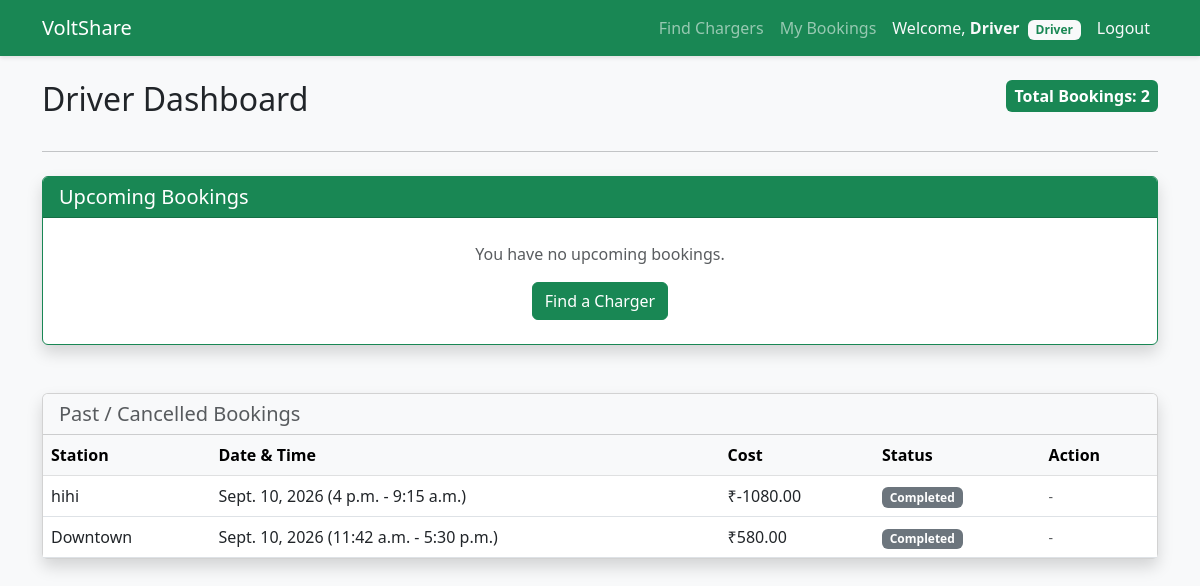
The page /driver/dashboard/ (signed in) on the database its author committed.
### charging/models.py (models this page shows, shortened)
class UserProfile(models.Model):
    ROLE_CHOICES = (
        ('Host', 'Host (Charger Owner)'),
        ('Driver', 'Driver'),
        ('Admin', 'Admin (Platform Manager)'),
    )
    user = models.OneToOneField(User, on_delete=models.CASCADE)
    role = models.CharField(max_length=10, choices=ROLE_CHOICES, default='Driver')

class Booking(models.Model):
    STATUS_CHOICES = (
        ('Confirmed', 'Confirmed'),
        ('Cancelled', 'Cancelled'),
    )
    driver = models.ForeignKey(User, on_delete=models.CASCADE, related_name='bookings')
    charging_station = models.ForeignKey(ChargingStation, on_delete=models.CASCADE)
    availability_slot = models.ForeignKey(AvailabilitySlot, on_delete=models.CASCADE)
    booking_time = models.DateTimeField(auto_now_add=True)
    total_cost = models.DecimalField(max_digits=7, decimal_places=2, default=0.00)
    status = models.CharField(max_length=10, choices=STATUS_CHOICES, default='Confirmed')

class ChargingStation(models.Model):
    PLUG_CHOICES = (
        ('Type 1', 'Type 1'),
        ('Type 2', 'Type 2'),
        ('CCS', 'CCS'),
        ('CHAdeMO', 'CHAdeMO'),
    )
    host = models.ForeignKey(User, on_delete=models.CASCADE, related_name='charging_stations')
    station_name = models.CharField(max_length=100)
    location = models.CharField(max_length=255)
    plug_type = models.CharField(max_length=20, choices=PLUG_CHOICES)
    power_output = models.DecimalField(max_digits=5, decimal_places=1, help_text="Power in kW")
    price_per_hour = models.DecimalField(max_digits=6, decimal_places=2, help_text="Price in ₹")

class AvailabilitySlot(models.Model):
    STATUS_CHOICES = (
        ('Available', 'Available'),
        ('Booked', 'Booked'),
    )
    charging_station = models.ForeignKey(ChargingStation, on_delete=models.CASCADE, related_name='availability_slots')
    date = models.DateField()
    start_time = models.TimeField()
    end_time = models.TimeField()
    status = models.CharField(max_length=10, choices=STATUS_CHOICES, default='Available')

### charging/views.py (the view)
# urls.py: path('driver/dashboard/', views.driver_dashboard, name='driver_dashboard'),
@login_required
def driver_dashboard(request):
    if hasattr(request.user, 'userprofile') and request.user.userprofile.role == 'Driver':
        from .models import Booking
        from datetime import date
        all_bookings = request.user.bookings.all().order_by('-availability_slot__date', '-availability_slot__start_time')
        upcoming_bookings = all_bookings.filter(status='Confirmed', availability_slot__date__gte=date.today())
        past_bookings = all_bookings.exclude(id__in=upcoming_bookings.values_list('id', flat=True))
        total_bookings = all_bookings.count()
        return render(request, 'driver_dashboard.html', {
            'upcoming_bookings': upcoming_bookings,
            'past_bookings': past_bookings,
            'total_bookings': total_bookings
        })
    else:
        messages.error(request, 'Unauthorized access. Only Drivers can view this page.')
        return redirect('home')

### templates/driver_dashboard.html (shortened to what this page needs)
{% extends "base.html" %}
{% block content %}
<div class="row mb-4">
    <div class="col-md-8">
        <h2>Driver Dashboard</h2>
    </div>
    <div class="col-md-4 text-end">
        <div class="badge bg-success p-2 fs-6">Total Bookings: {{ total_bookings }}</div>
    </div>
</div>
<hr>
<div class="row mt-4">
    <div class="col-md-12 mb-4">
        <div class="card shadow border-success">
            <div class="card-header bg-success text-white">
                <h5 class="mb-0">Upcoming Bookings</h5>
            </div>
            <div class="card-body p-0">
                {% if upcoming_bookings %}
                <div class="table-responsive">
                    <table class="table table-hover mb-0">
                        <thead class="table-light">
                            <tr>
                                <th>Station</th>
                                <th>Location</th>
                                <th>Date & Time</th>
                                <th>Cost</th>
                                <th>Action</th>
                            </tr>
                        </thead>
                        <tbody>
                            {% for booking in upcoming_bookings %}
                            <tr>
                                <td>{{ booking.charging_station.station_name }}</td>
                                <td>{{ booking.charging_station.location }}</td>
                                <td>{{ booking.availability_slot.date }} ({{ booking.availability_slot.start_time }} - {{ booking.availability_slot.end_time }})</td>
                                <td>₹{{ booking.total_cost }}</td>
                                <td>
                                    <form action="{% url 'cancel_booking' booking.id %}" method="POST" class="d-inline">
                                        {% csrf_token %}
                                        <button type="submit" class="btn btn-sm btn-outline-danger" onclick="return confirm('Are you sure you want to cancel this booking?');">Cancel</button>
                                    </form>
                                </td>
                            </tr>
                            {% endfor %}
                        </tbody>
                    </table>
                </div>
                {% else %}
                <div class="p-4 text-center text-muted">
                    <p>You have no upcoming bookings.</p>
                    <a href="{% url 'search_chargers' %}" class="btn btn-success">Find a Charger</a>
                </div>
                {% endif %}
            </div>
        </div>
    </div>
</div>
<div class="row mt-4">
    <div class="col-md-12 mb-4">
        <div class="card shadow">
            <div class="card-header bg-light">
                <h5 class="mb-0 text-muted">Past / Cancelled Bookings</h5>
            </div>
            <div class="card-body p-0">
                {% if past_bookings %}
                <div class="table-responsive">
                    <table class="table table-hover mb-0 text-muted">
                        <thead class="table-light">
                            <tr>
                                <th>Station</th>
                                <th>Date & Time</th>
                                <th>Cost</th>
                                <th>Status</th>
                                <th>Action</th>
                            </tr>
                        </thead>
                        <tbody>
                            {% for booking in past_bookings %}
                            <tr>
                                <td>{{ booking.charging_station.station_name }}</td>
                                <td>{{ booking.availability_slot.date }} ({{ booking.availability_slot.start_time }} - {{ booking.availability_slot.end_time }})</td>
                                <td>₹{{ booking.total_cost }}</td>
                                <td>
                                    {% if booking.status == 'Cancelled' %}
                                        <span class="badge bg-danger">Cancelled</span>
                                    {% else %}
                                        <span class="badge bg-secondary">Completed</span>
                                    {% endif %}
                                </td>
                                <td>
                                    {% if booking.status == 'Cancelled' %}
                                        <form action="{% url 'delete_booking' booking.id %}" method="POST" class="d-inline">
                                            {% csrf_token %}
                                            <button type="submit" class="btn btn-sm btn-outline-danger" onclick="return confirm('Delete this cancelled booking from history?');">Delete</button>
                                        </form>
                                    {% else %}
                                        <span class="text-muted small">-</span>
                                    {% endif %}
                                </td>
                            </tr>
                            {% endfor %}
                        </tbody>
                    </table>
                </div>
                {% else %}
                <div class="p-3 text-muted">No past history.</div>
                {% endif %}
            </div>
        </div>
    </div>
</div>
{% endblock %}

### templates/base.html (shortened to what this page needs)
<!DOCTYPE html>
<html lang="en">
<head>
    <link href="https://cdn.jsdelivr.net/npm/bootstrap@5.3.0/dist/css/bootstrap.min.css" rel="stylesheet">
    {% load static %}
    <link rel="stylesheet" href="{% static 'css/style.css' %}">
</head>
<body>
    <nav class="navbar navbar-expand-lg navbar-dark bg-success">
        <div class="container">
            <a class="navbar-brand" href="{% url 'home' %}">VoltShare</a>
            <div class="collapse navbar-collapse" id="navbarNav">
                <ul class="navbar-nav ms-auto">
                    {% if not user.is_authenticated or user.userprofile.role == 'Driver' %}
                    <li class="nav-item">
                        <a class="nav-link" href="{% url 'search_chargers' %}">Find Chargers</a>
                    </li>
                    {% endif %}
                    {% if user.is_authenticated %}
                        {% if user.is_staff or user.is_superuser or user.userprofile.role == 'Admin' %}
                            <li class="nav-item">
                                <a class="nav-link" href="{% url 'admin_dashboard' %}">Admin Dashboard</a>
                            </li>
                        {% elif user.userprofile.role == 'Driver' %}
                            <li class="nav-item">
                                <a class="nav-link" href="{% url 'driver_dashboard' %}">My Bookings</a>
                            </li>
                        {% endif %}
                        <li class="nav-item">
                            <span class="nav-link text-light">Welcome, <strong>{{ user.username }}</strong> <span class="badge bg-light text-success ms-1">{{ user.userprofile.role }}</span></span>
                        </li>
                        <li class="nav-item">
                            <form action="{% url 'logout' %}" method="post" class="d-inline">
                                <button type="submit" class="btn nav-link text-light" style="border: none; background: none;">Logout</button>
                            </form>
                        </li>
                    {% endif %}
                </ul>
            </div>
        </div>
    </nav>
    <div class="container mt-4">
        {% block content %}
        {% endblock content %}
    </div>
</body>
</html>

### static/css/style.css (style rules this page uses)
body { background-color: #f8f9fa; font-family: 'Segoe UI', Tahoma, Geneva, Verdana, sans-serif; }
.navbar { box-shadow: 0 2px 4px rgba(0,0,0,.1); }
.card { transition: transform 0.2s; }

### rows shown on the page
Booking: charging_station.station_name "hihi", availability_slot "Sept. 10, 2026", availability_slot.start_time "4 p.m.", availability_slot.end_time "9:15 a.m.", total_cost "-1080.00", status "Completed"
Booking: charging_station.station_name "Downtown", availability_slot "Sept. 10, 2026", availability_slot.start_time "11:42 a.m.", availability_slot.end_time "5:30 p.m.", total_cost "580.00", status "Completed"

### other values the page prints
{{ user.username }} "Driver"
{{ user.userprofile.role }} "Driver"
{{ total_bookings }} "2"
